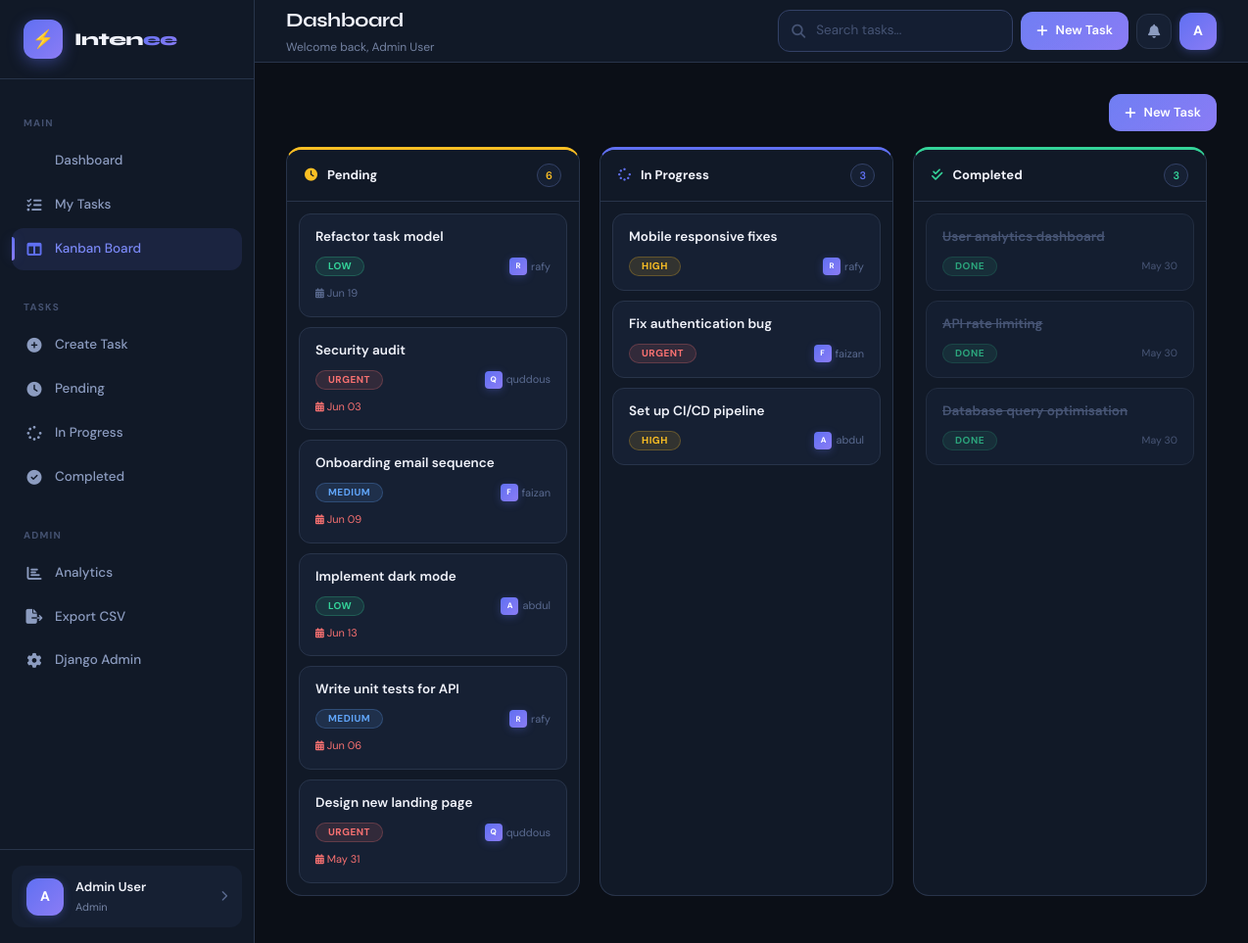
The app's page /tasks/kanban/ (signed in) with its own data.
### accounts/models.py (models this page shows, shortened)
class User(AbstractUser):
    ROLE_CHOICES = [
        ('admin', 'Admin'),
        ('employee', 'Employee'),
    ]
    full_name = models.CharField(max_length=150, blank=True)
    role = models.CharField(max_length=20, choices=ROLE_CHOICES, default='employee')
    profile_picture = models.ImageField(upload_to='profiles/', blank=True, null=True)
    bio = models.TextField(blank=True)
    phone = models.CharField(max_length=20, blank=True)
    created_at = models.DateTimeField(auto_now_add=True)
    updated_at = models.DateTimeField(auto_now=True)
    is_active = models.BooleanField(default=True)
    def get_full_name(self):
        return self.full_name or f"{self.first_name} {self.last_name}".strip() or self.username
    @property
    def is_admin_user(self):
        return self.role == 'admin'
    class Meta:
        ordering = ['-created_at']

### tasks/models.py (models this page shows, shortened)
class Task(models.Model):
    PRIORITY_CHOICES = [
        ('low', 'Low'),
        ('medium', 'Medium'),
        ('high', 'High'),
        ('urgent', 'Urgent'),
    ]
    STATUS_CHOICES = [
        ('pending', 'Pending'),
        ('in_progress', 'In Progress'),
        ('completed', 'Completed'),
        ('cancelled', 'Cancelled'),
    ]
    title = models.CharField(max_length=200)
    description = models.TextField(blank=True)
    assigned_to = models.ForeignKey(User, on_delete=models.SET_NULL, null=True, blank=True, related_name='assigned_tasks')
    created_by = models.ForeignKey(User, on_delete=models.CASCADE, related_name='created_tasks')
    priority = models.CharField(max_length=10, choices=PRIORITY_CHOICES, default='medium')
    status = models.CharField(max_length=15, choices=STATUS_CHOICES, default='pending')
    deadline = models.DateTimeField(null=True, blank=True)
    attachment = models.FileField(upload_to='task_attachments/', blank=True, null=True)
    tags = models.ManyToManyField(Tag, blank=True)
    notes = models.TextField(blank=True)
    created_at = models.DateTimeField(auto_now_add=True)
    updated_at = models.DateTimeField(auto_now=True)
    completed_at = models.DateTimeField(null=True, blank=True)
    class Meta:
        ordering = ['-created_at']
    @property
    def is_overdue(self):
        if self.deadline and self.status not in ['completed', 'cancelled']:
            return timezone.now() > self.deadline
        return False

### tasks/views.py (the view)
# urls.py: path('kanban/', views.kanban_view, name='kanban'),
@login_required
def kanban_view(request):
    if request.user.is_admin_user:
        base_qs = Task.objects.select_related('assigned_to')
    else:
        base_qs = Task.objects.filter(
            Q(assigned_to=request.user) | Q(created_by=request.user)
        ).select_related('assigned_to')
    context = {
        'pending_tasks': base_qs.filter(status='pending'),
        'in_progress_tasks': base_qs.filter(status='in_progress'),
        'completed_tasks': base_qs.filter(status='completed'),
    }
    return render(request, 'tasks/kanban.html', context)

### templates/tasks/kanban.html (shortened to what this page needs)
{% extends 'base.html' %}
{% block content %}
<div style="display:flex;justify-content:flex-end;margin-bottom:16px;">
  <a href="{% url 'tasks:create' %}" class="btn-primary-custom" style="font-size:13px;padding:8px 16px;">
    <i class="fas fa-plus"></i> New Task
  </a>
</div>
<div class="kanban-board">
  <div class="kanban-column" style="border-top:3px solid var(--warning);">
    <div class="kanban-header">
      <span style="color:var(--warning);"><i class="fas fa-clock"></i></span>
      Pending
      <span class="kanban-count" style="color:var(--warning);">{{ pending_tasks.count }}</span>
    </div>
    <div class="kanban-body" id="col-pending" data-status="pending">
      {% for task in pending_tasks %}
      <div class="kanban-card" onclick="location.href='{% url 'tasks:detail' task.pk %}'" draggable="true" data-task-id="{{ task.pk }}">
        <div class="kanban-card-title">{{ task.title|truncatechars:55 }}</div>
        <div class="kanban-card-meta">
          <span class="badge badge-{{ task.priority }}" style="font-size:10px;">{{ task.get_priority_display }}</span>
          {% if task.assigned_to %}
          <div style="display:flex;align-items:center;gap:4px;font-size:11px;color:var(--text-muted);">
            <div class="user-avatar" style="width:18px;height:18px;border-radius:4px;font-size:8px;">{{ task.assigned_to.get_full_name|first|upper }}</div>
            {{ task.assigned_to.username }}
          </div>
          {% endif %}
        </div>
        {% if task.deadline %}
        <div style="margin-top:8px;font-size:11px;color:{% if task.is_overdue %}var(--danger){% else %}var(--text-muted){% endif %};">
          <i class="fas fa-calendar-days" style="font-size:10px;"></i> {{ task.deadline|date:"M d" }}
        </div>
        {% endif %}
      </div>
      {% empty %}
      <div style="text-align:center;padding:30px 16px;color:var(--text-muted);font-size:12.5px;">No pending tasks</div>
      {% endfor %}
    </div>
  </div>
  <div class="kanban-column" style="border-top:3px solid var(--accent);">
    <div class="kanban-header">
      <span style="color:var(--accent);"><i class="fas fa-spinner"></i></span>
      In Progress
      <span class="kanban-count" style="color:var(--accent);">{{ in_progress_tasks.count }}</span>
    </div>
    <div class="kanban-body" id="col-in_progress" data-status="in_progress">
      {% for task in in_progress_tasks %}
      <div class="kanban-card" onclick="location.href='{% url 'tasks:detail' task.pk %}'" draggable="true" data-task-id="{{ task.pk }}">
        <div class="kanban-card-title">{{ task.title|truncatechars:55 }}</div>
        <div class="kanban-card-meta">
          <span class="badge badge-{{ task.priority }}" style="font-size:10px;">{{ task.get_priority_display }}</span>
          {% if task.assigned_to %}
          <div style="display:flex;align-items:center;gap:4px;font-size:11px;color:var(--text-muted);">
            <div class="user-avatar" style="width:18px;height:18px;border-radius:4px;font-size:8px;">{{ task.assigned_to.get_full_name|first|upper }}</div>
            {{ task.assigned_to.username }}
          </div>
          {% endif %}
        </div>
      </div>
      {% empty %}
      <div style="text-align:center;padding:30px 16px;color:var(--text-muted);font-size:12.5px;">No active tasks</div>
      {% endfor %}
    </div>
  </div>
  <div class="kanban-column" style="border-top:3px solid var(--success);">
    <div class="kanban-header">
      <span style="color:var(--success);"><i class="fas fa-check-double"></i></span>
      Completed
      <span class="kanban-count" style="color:var(--success);">{{ completed_tasks.count }}</span>
    </div>
    <div class="kanban-body" id="col-completed" data-status="completed">
      {% for task in completed_tasks %}
      <div class="kanban-card" onclick="location.href='{% url 'tasks:detail' task.pk %}'" draggable="true" data-task-id="{{ task.pk }}" style="opacity:0.75;">
        <div class="kanban-card-title" style="text-decoration:line-through;color:var(--text-muted);">{{ task.title|truncatechars:55 }}</div>
        <div class="kanban-card-meta">
          <span class="badge badge-completed" style="font-size:10px;">Done</span>
          {% if task.completed_at %}
          <span style="font-size:10.5px;color:var(--text-muted);">{{ task.completed_at|date:"M d" }}</span>
          {% endif %}
        </div>
      </div>
      {% empty %}
      <div style="text-align:center;padding:30px 16px;color:var(--text-muted);font-size:12.5px;">No completed tasks</div>
      {% endfor %}
    </div>
  </div>
</div>
{% endblock %}

### templates/partials/sidebar.html (shortened to what this page needs)
{% load static %}
<div class="sidebar" id="sidebar">
  <div class="sidebar-logo">
    <div class="logo-icon">⚡</div>
    <div class="logo-text">Inten<span>ee</span></div>
  </div>
  <div style="padding: 16px 0; flex: 1;">
    <div class="sidebar-section-label">Main</div>
    <nav>
      <div class="nav-item">
        <a href="{% url 'dashboard:index' %}" class="nav-link {% if request.resolver_match.app_name == 'dashboard' %}active{% endif %}">
           Dashboard
        </a>
      </div>
      <div class="nav-item">
        <a href="{% url 'tasks:list' %}" class="nav-link {% if request.resolver_match.app_name == 'tasks' and request.resolver_match.url_name == 'list' %}active{% endif %}">
          <i class="fas fa-list-check"></i> My Tasks
        </a>
      </div>
      <div class="nav-item">
        <a href="{% url 'tasks:kanban' %}" class="nav-link {% if request.resolver_match.url_name == 'kanban' %}active{% endif %}">
          <i class="fas fa-columns"></i> Kanban Board
        </a>
      </div>
    </nav>
    <div class="sidebar-section-label" style="margin-top: 8px;">Tasks</div>
    <nav>
      <div class="nav-item">
        <a href="{% url 'tasks:create' %}" class="nav-link {% if request.resolver_match.url_name == 'create' %}active{% endif %}">
          <i class="fas fa-circle-plus"></i> Create Task
        </a>
      </div>
      <div class="nav-item">
        <a href="{% url 'tasks:list' %}?status=pending" class="nav-link">
          <i class="fas fa-clock"></i> Pending
        </a>
      </div>
      <div class="nav-item">
        <a href="{% url 'tasks:list' %}?status=in_progress" class="nav-link">
          <i class="fas fa-spinner"></i> In Progress
        </a>
      </div>
      <div class="nav-item">
        <a href="{% url 'tasks:list' %}?status=completed" class="nav-link">
          <i class="fas fa-check-circle"></i> Completed
        </a>
      </div>
    </nav>
    {% if user.is_admin_user %}
    <div class="sidebar-section-label" style="margin-top: 8px;">Admin</div>
    <nav>
      <div class="nav-item">
        <a href="{% url 'dashboard:admin' %}" class="nav-link">
          <i class="fas fa-chart-bar"></i> Analytics
        </a>
      </div>
      <div class="nav-item">
        <a href="{% url 'tasks:export_csv' %}" class="nav-link">
          <i class="fas fa-file-export"></i> Export CSV
        </a>
      </div>
      <div class="nav-item">
        <a href="/admin/" class="nav-link">
          <i class="fas fa-cog"></i> Django Admin
        </a>
      </div>
    </nav>
    {% endif %}
  </div>
  <div class="sidebar-footer">
    <a href="{% url 'accounts:profile' %}" class="user-card">
      <div class="user-avatar">
        {% if user.profile_picture %}
          <img src="{{ user.profile_picture.url }}" alt="{{ user.username }}">
        {% else %}
          {{ user.get_full_name|first|upper }}
        {% endif %}
      </div>
      <div>
        <div class="user-name">{{ user.get_full_name|truncatechars:20 }}</div>
        <div class="user-role">{{ user.get_role_display }}</div>
      </div>
      <i class="fas fa-chevron-right" style="margin-left: auto; font-size: 11px; color: var(--text-muted);"></i>
    </a>
  </div>
</div>

### templates/partials/topbar.html (shortened to what this page needs)
<div class="topbar">
  <div>
    <div class="topbar-title">{% block topbar_title %}Dashboard{% endblock %}</div>
    <div class="topbar-subtitle">{% block topbar_subtitle %}Welcome back, {{ user.get_full_name }}{% endblock %}</div>
  </div>
  <div class="topbar-right">
    <div class="search-bar d-none d-md-flex">
      <input type="text" class="form-control" placeholder="Search tasks..." id="globalSearch" style="width: 240px;">
    </div>
    <a href="{% url 'tasks:create' %}" class="btn-primary-custom" style="padding: 8px 16px; font-size: 13px;">
      <i class="fas fa-plus"></i> New Task
    </a>
    <div class="dropdown">
      <button class="btn-icon" data-bs-toggle="dropdown">
        <i class="fas fa-bell"></i>
      </button>
    </div>
    <div class="dropdown">
      <div class="user-avatar" style="cursor: pointer;" data-bs-toggle="dropdown">
        {% if user.profile_picture %}
          <img src="{{ user.profile_picture.url }}" alt="{{ user.username }}">
        {% else %}
          {{ user.get_full_name|first|upper }}
        {% endif %}
      </div>
    </div>
  </div>
</div>

### records on screen
User: get_full_name|first "A", get_full_name "Admin User", role "Admin"
Task: title "Refactor task model", priority "LOW", assigned_to.get_full_name|first "R", assigned_to.username "rafy", deadline "Jun 19"
Task: title "Security audit", priority "URGENT", assigned_to.get_full_name|first "Q", assigned_to.username "quddous", deadline "Jun 03"
Task: title "Onboarding email sequence", priority "MEDIUM", assigned_to.get_full_name|first "F", assigned_to.username "faizan", deadline "Jun 09"
Task: title "Implement dark mode", priority "LOW", assigned_to.get_full_name|first "A", assigned_to.username "abdul", deadline "Jun 13"
Task: title "Write unit tests for API", priority "MEDIUM", assigned_to.get_full_name|first "R", assigned_to.username "rafy", deadline "Jun 06"
Task: title "Design new landing page", priority "URGENT", assigned_to.get_full_name|first "Q", assigned_to.username "quddous", deadline "May 31"
Task: title "Mobile responsive fixes", priority "HIGH", assigned_to.get_full_name|first "R", assigned_to.username "rafy"
Task: title "Fix authentication bug", priority "URGENT", assigned_to.get_full_name|first "F", assigned_to.username "faizan"
Task: title "Set up CI/CD pipeline", priority "HIGH", assigned_to.get_full_name|first "A", assigned_to.username "abdul"
Task: title "User analytics dashboard", completed_at "May 30"
Task: title "API rate limiting", completed_at "May 30"
Task: title "Database query optimisation", completed_at "May 30"

### other values on screen
{{ pending_tasks.count }} "6"
{{ in_progress_tasks.count }} "3"
{{ completed_tasks.count }} "3"
